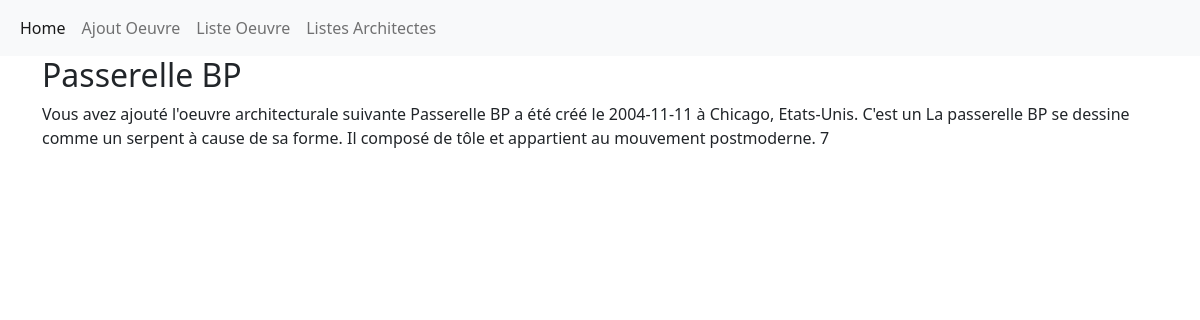
The app's page /archi/affiche/7/ with its own data.
### archi/models.py (models this page shows)
class Table(models.Model):
    nom= models.CharField(max_length=60)
    creation= models.DateField(blank=True, null=True)
    localisation= models.CharField(max_length=30)
    type_oeuvre= models.TextField(null=True, blank=True)
    architecte = models.ForeignKey(Architecte, blank=True, null=True, on_delete=models.CASCADE)
    def __str__(self):
        chaine = f"{self.nom} a été créé le {self.creation} à {self.localisation}. C'est un {self.type_oeuvre}"
        return chaine

### archi/views.py (the view)
# urls.py: path('affiche/<int:id>/',views.affiche, name="Affiche"),
def affiche(request, id):
    oeuvre = models.Table.objects.get(pk=id)
    return render(request,"archi/affiche.html",{"oeuvre": oeuvre})

### archi/templates/archi/affiche.html
{% extends 'base.html' %}
        {% block content %}
    <h2>{{oeuvre.nom}}</h2>
  <p> Vous avez ajouté l'oeuvre architecturale suivante {{oeuvre}} {{oeuvre.id}}</p>
        {% endblock %}

### records on screen
Table: nom "Passerelle BP", nom+creation+localisation "Passerelle BP a été créé le 2004-11-11 à Chicago, Etats-Unis. C'est un La passerelle BP se dessine comme un serpent à cause de sa forme. Il composé de tôle et appartient au mouvement postmoderne.", id "7"
